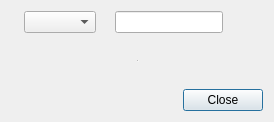
<?xml version="1.0" encoding="UTF-8"?>
<ui version="4.0">
 <class>aoi::ui::RepeatabilityComparisonDialog</class>
 <widget class="QDialog" name="RepeatabilityComparisonDialog">
  <layout class="QVBoxLayout" name="rootLayout" stretch="0,0,1,0,0">
   <item><layout class="QHBoxLayout" name="controls">
    <item><widget class="QLabel" name="metricLabel"/></item>
    <item><widget class="QComboBox" name="comparisonMetric"/></item>
    <item><widget class="QLabel" name="boxLabel"/></item>
    <item><widget class="QLineEdit" name="boxName"><property name="clearButtonEnabled"><bool>true</bool></property></widget></item>
    <item><spacer name="space"><property name="orientation"><enum>Qt::Horizontal</enum></property><property name="sizeHint" stdset="0"><size><width>40</width><height>20</height></size></property></spacer></item>
   </layout></item>
   <item><widget class="QLabel" name="comparisonRule"><property name="wordWrap"><bool>true</bool></property></widget></item>
   <item><widget class="QSplitter" name="chartSplitter"><property name="orientation"><enum>Qt::Horizontal</enum></property>
    <widget class="aoi::ui::RepeatabilityPlot" name="ptComparison"/>
    <widget class="aoi::ui::RepeatabilityPlot" name="rangeComparison"/>
   </widget></item>
   <item><widget class="QLabel" name="comparisonStatus"><property name="wordWrap"><bool>true</bool></property></widget></item>
   <item><widget class="QDialogButtonBox" name="buttons"><property name="standardButtons"><set>QDialogButtonBox::Close</set></property></widget></item>
  </layout>
 </widget>
 <customwidgets>
  <customwidget><class>aoi::ui::RepeatabilityPlot</class><extends>QWidget</extends><header>presentation/repeatability/RepeatabilityPlot.h</header></customwidget>
 </customwidgets>
 <resources/>
 <connections/>
</ui>
